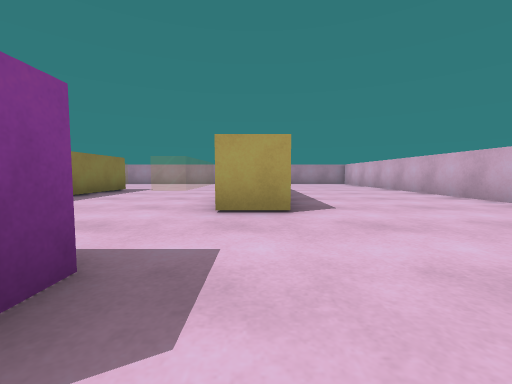
view 1 (above)

14 first-person views from a walk through a Unity game level. The camera is 0.51 m above the floor, tilts 4° down and sees 90° across. The floor is counted in squares, 1 m on a side. Each view is taken from the middle of a square. On the plan, view 1 faces up. The plan holds only what a view shows up to about 9 squares ahead; the rest is blank. The player is left out. Surface patterns are stand-ins for the level's own textures.

view 2
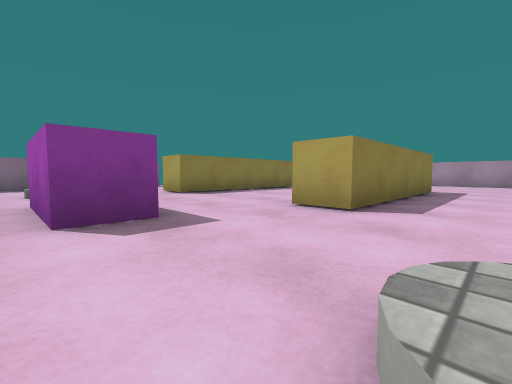

view 3
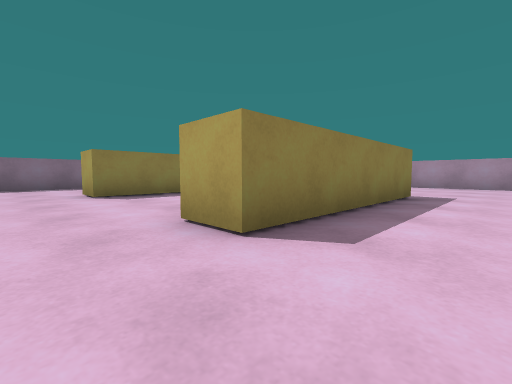

view 4
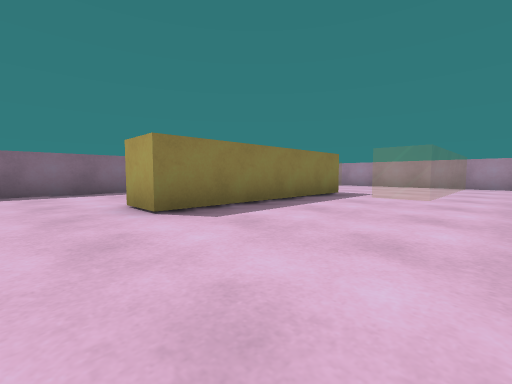

view 5
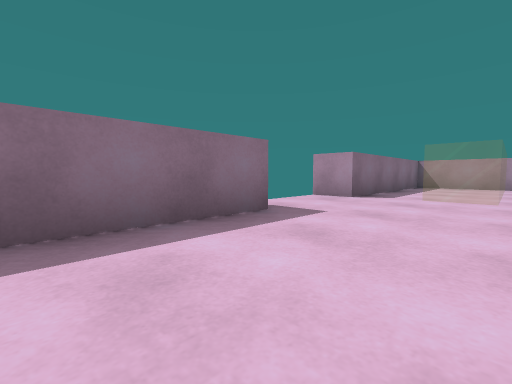

view 6
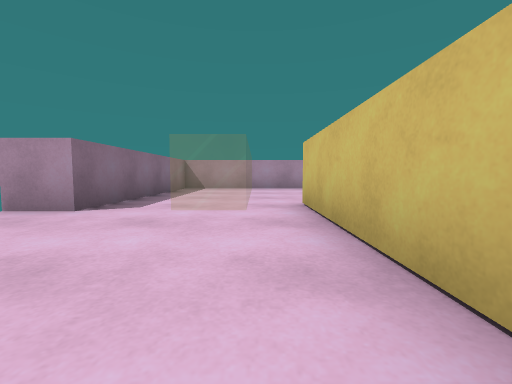

view 7
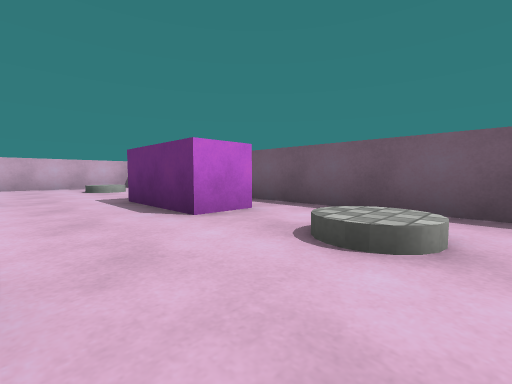

view 8
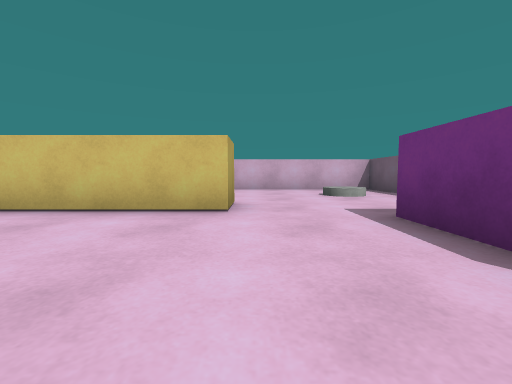

view 9
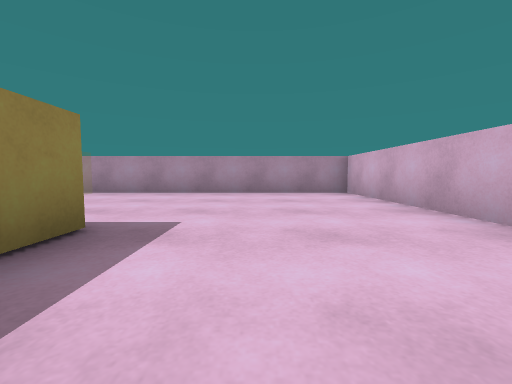

view 10
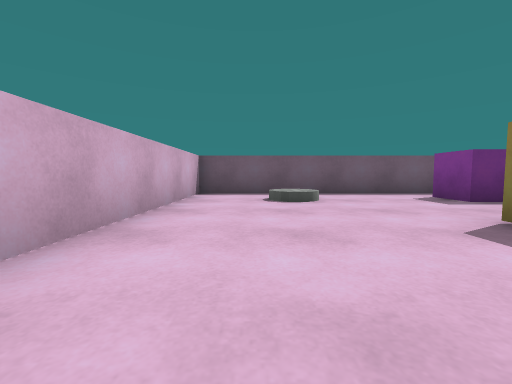

view 11
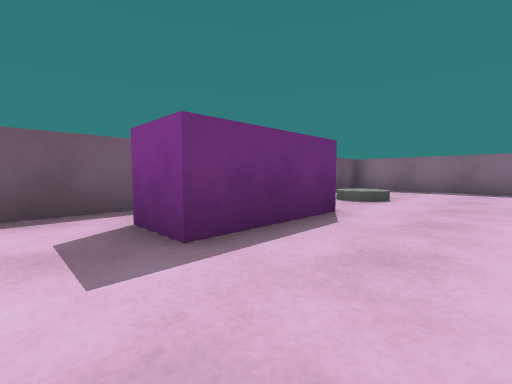

view 12
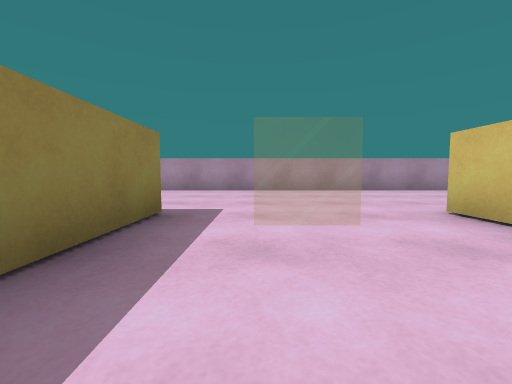

view 13
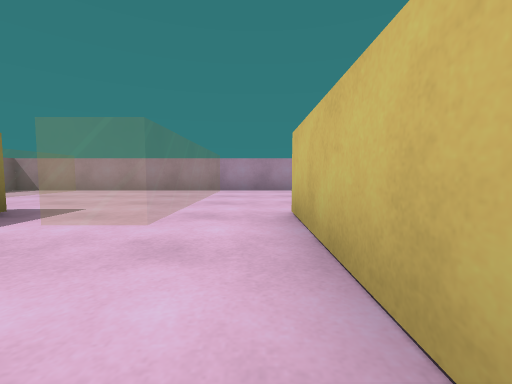

view 14
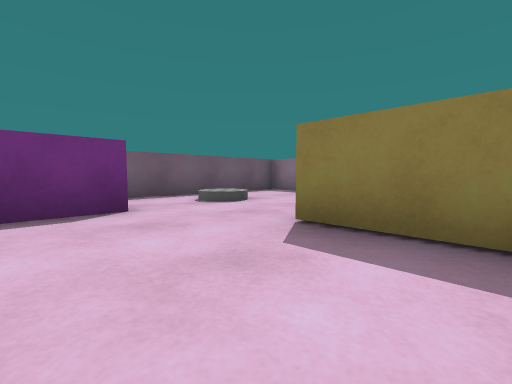

### Floor plan
Key: @ floor where view 1 was taken; # wall or solid block; . floor; = window, fence, low wall or low ledge; B block; C cylinder.
Columns run from 10 left of view 1 to 5 right of it. Each row starts with its distance up from view 1.
 13  ###############
 12  #.==..==......#
 11  #.==..==......#
 10  #.==..==......#
  9  #.==##==......#
  8 ##.==##==.#....#
  7  ....##...#....#
  6  ....##...#....#
  5  #...##...#....#
  4  #...##...#....#
  3  #.............#
  2  #.............#
  1  #...C.BBB..C..#
  0  #........@....#
 -1  ###############

Where each view was taken, in squares from view 1:
view 1: 0 up, 0 right, facing up
view 2: 0 up, 2 right, facing up-left
view 3: 2 up, 2 right, facing up-left
view 4: 2 up, 1 left, facing up-left
view 5: 2 up, 6 left, facing up-left
view 6: 4 up, 6 left, facing up
view 7: 3 up, 6 left, facing down-right
view 8: 3 up, 4 left, facing right
view 9: 6 up, 2 right, facing up
view 10: 6 up, 3 right, facing down
view 11: 3 up, 0 right, facing down-left
view 12: 5 up, 3 left, facing up
view 13: 5 up, 1 left, facing up
view 14: 5 up, 2 left, facing down-left
